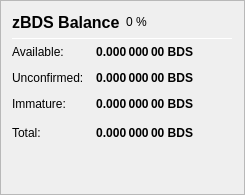
                   <widget class="QFrame" name="frame_ZerocoinBalances">
                    <property name="frameShape">
                     <enum>QFrame::StyledPanel</enum>
                    </property>
                    <property name="frameShadow">
                     <enum>QFrame::Raised</enum>
                    </property>
                    <layout class="QVBoxLayout" name="verticalLayout_7">
                     <item>
                      <layout class="QHBoxLayout" name="horizontalLayout_8" stretch="0,0,0">
                       <item>
                        <widget class="QLabel" name="label_5z_3">
                         <property name="minimumSize">
                          <size>
                           <width>0</width>
                           <height>20</height>
                          </size>
                         </property>
                         <property name="font">
                          <font>
                           <pointsize>12</pointsize>
                           <weight>75</weight>
                           <bold>true</bold>
                          </font>
                         </property>
                         <property name="text">
                          <string>zBDS Balance</string>
                         </property>
                        </widget>
                       </item>
                       <item>
                        <widget class="QLabel" name="labelzBDSPercent">
                         <property name="text">
                          <string notr="true">0 %</string>
                         </property>
                        </widget>
                       </item>
                       <item>
                        <spacer name="horizontalSpacer_11">
                         <property name="orientation">
                          <enum>Qt::Horizontal</enum>
                         </property>
                         <property name="sizeHint" stdset="0">
                          <size>
                           <width>40</width>
                           <height>20</height>
                          </size>
                         </property>
                        </spacer>
                       </item>
                      </layout>
                     </item>
                     <item>
                      <widget class="Line" name="line_ZerocoinBalance">
                       <property name="minimumSize">
                        <size>
                         <width>0</width>
                         <height>1</height>
                        </size>
                       </property>
                       <property name="maximumSize">
                        <size>
                         <width>16777215</width>
                         <height>1</height>
                        </size>
                       </property>
                       <property name="orientation">
                        <enum>Qt::Horizontal</enum>
                       </property>
                      </widget>
                     </item>
                     <item>
                      <layout class="QGridLayout" name="gridLayout_5">
                       <property name="spacing">
                        <number>12</number>
                       </property>
                       <item row="1" column="0">
                        <widget class="QLabel" name="labelzBalanceMatureText">
                         <property name="toolTip">
                          <string>Mature: more than 20 confirmation and more than 1 mint of the same denomination after it was minted.
These zBDS are spendable.</string>
                         </property>
                         <property name="text">
                          <string>Available:</string>
                         </property>
                        </widget>
                       </item>
                       <item row="1" column="1">
                        <widget class="QLabel" name="labelzBalanceMature">
                         <property name="font">
                          <font>
                           <weight>75</weight>
                           <bold>true</bold>
                          </font>
                         </property>
                         <property name="toolTip">
                          <string>Mature: more than 20 confirmation and more than 1 mint of the same denomination after it was minted.
These zBDS are spendable.</string>
                         </property>
                         <property name="text">
                          <string notr="true">0.000 000 00 BDS</string>
                         </property>
                         <property name="alignment">
                          <set>Qt::AlignRight|Qt::AlignTrailing|Qt::AlignVCenter</set>
                         </property>
                        </widget>
                       </item>
                       <item row="2" column="0">
                        <widget class="QLabel" name="labelzBalanceUnconfirmedText">
                         <property name="toolTip">
                          <string>Unconfirmed: less than 20 confirmations
Immature: confirmed, but less than 1 mint of the same denomination after it was minted</string>
                         </property>
                         <property name="text">
                          <string>Unconfirmed:</string>
                         </property>
                        </widget>
                       </item>
                       <item row="2" column="1">
                        <widget class="QLabel" name="labelzBalanceUnconfirmed">
                         <property name="font">
                          <font>
                           <weight>75</weight>
                           <bold>true</bold>
                          </font>
                         </property>
                         <property name="toolTip">
                          <string>Unconfirmed: less than 20 confirmations
Immature: confirmed, but less than 1 mint of the same denomination after it was minted</string>
                         </property>
                         <property name="text">
                          <string notr="true">0.000 000 00 BDS</string>
                         </property>
                         <property name="alignment">
                          <set>Qt::AlignRight|Qt::AlignTrailing|Qt::AlignVCenter</set>
                         </property>
                        </widget>
                       </item>
                       <item row="3" column="0">
                        <widget class="QLabel" name="labelzBalanceImmatureText">
                         <property name="toolTip">
                          <string>Unconfirmed: less than 20 confirmations
Immature: confirmed, but less than 1 mint of the same denomination after it was minted</string>
                         </property>
                         <property name="text">
                          <string>Immature:</string>
                         </property>
                        </widget>
                       </item>
                       <item row="3" column="1">
                        <widget class="QLabel" name="labelzBalanceImmature">
                         <property name="font">
                          <font>
                           <weight>75</weight>
                           <bold>true</bold>
                          </font>
                         </property>
                         <property name="toolTip">
                          <string>Unconfirmed: less than 20 confirmations
Immature: confirmed, but less than 1 mint of the same denomination after it was minted</string>
                         </property>
                         <property name="text">
                          <string notr="true">0.000 000 00 BDS</string>
                         </property>
                         <property name="alignment">
                          <set>Qt::AlignRight|Qt::AlignTrailing|Qt::AlignVCenter</set>
                         </property>
                        </widget>
                       </item>
                       <item row="4" column="0">
                        <widget class="QLabel" name="labelzBalanceText">
                         <property name="toolTip">
                          <string>Your current zBDS balance, unconfirmed and immature zBDS included.</string>
                         </property>
                         <property name="text">
                          <string>Total:</string>
                         </property>
                        </widget>
                       </item>
                       <item row="4" column="1">
                        <widget class="QLabel" name="labelzBalance">
                         <property name="font">
                          <font>
                           <weight>75</weight>
                           <bold>true</bold>
                          </font>
                         </property>
                         <property name="cursor">
                          <cursorShape>IBeamCursor</cursorShape>
                         </property>
                         <property name="toolTip">
                          <string>Your current zBDS balance, unconfirmed and immature zBDS included.</string>
                         </property>
                         <property name="text">
                          <string notr="true">0.000 000 00 BDS</string>
                         </property>
                         <property name="alignment">
                          <set>Qt::AlignRight|Qt::AlignTrailing|Qt::AlignVCenter</set>
                         </property>
                         <property name="textInteractionFlags">
                          <set>Qt::LinksAccessibleByMouse|Qt::TextSelectableByKeyboard|Qt::TextSelectableByMouse</set>
                         </property>
                        </widget>
                       </item>
                       <item row="4" column="2">
                        <spacer name="horizontalSpacer_4">
                         <property name="orientation">
                          <enum>Qt::Horizontal</enum>
                         </property>
                         <property name="sizeHint" stdset="0">
                          <size>
                           <width>40</width>
                           <height>20</height>
                          </size>
                         </property>
                        </spacer>
                       </item>
                      </layout>
                     </item>
                     <item>
                      <spacer name="verticalSpacer_4">
                       <property name="orientation">
                        <enum>Qt::Vertical</enum>
                       </property>
                       <property name="sizeHint" stdset="0">
                        <size>
                         <width>20</width>
                         <height>40</height>
                        </size>
                       </property>
                      </spacer>
                     </item>
                    </layout>
                   </widget>
